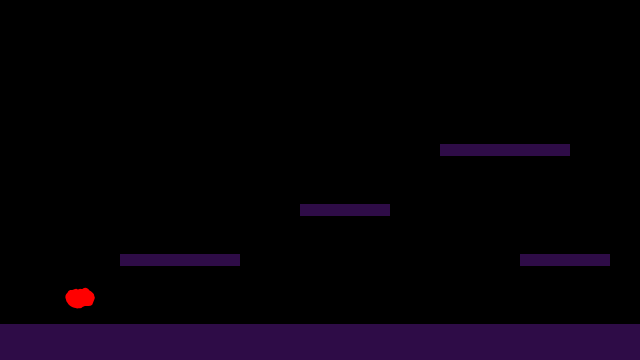
Frame 1 (no input)
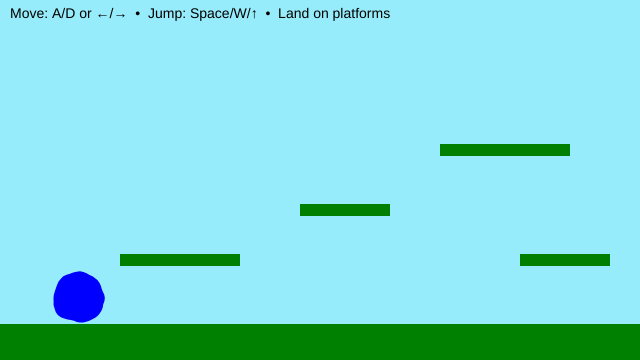
Frame 60 (no input)
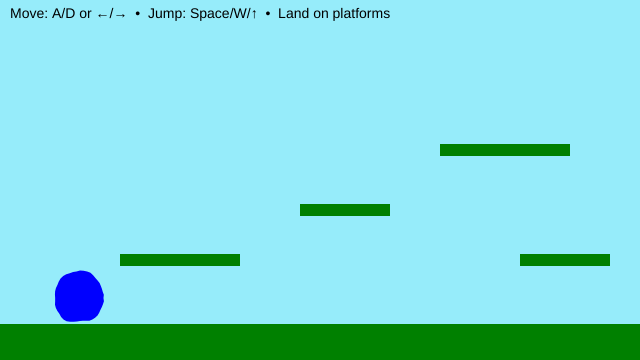
Frame 120 (the mouse pressed at the canvas centre since frame 60)

The p5.js sketch that drew these frames (run headless with seeded random() and noise() and a simulated clock; from frame 60 on, the mouse is pressed at the canvas centre):

// p5.js sketch
// ── sketch.js
// Y-position of the floor (ground level)
let floorY3;

// Player character (soft, animated blob)
let blob3 = {
  // Position (centre of the blob)
  x: 80,
  y: 0,

  // Visual properties
  r: 26, // Base radius
  points: 48, // Number of points used to draw the blob
  wobble: 7, // Edge deformation amount
  wobbleFreq: 0.9,

  // Time values for breathing animation
  t: 0,
  tSpeed: 0.01,

  // Physics: velocity
  vx: 0, // Horizontal velocity
  vy: 0, // Vertical velocity

  // Movement tuning
  accel: 0.55, // Horizontal acceleration
  maxRun: 4.0, // Maximum horizontal speed
  gravity: 0.65, // Downward force
  jumpV: -11.0, // Initial jump impulse

  // State
  onGround: false, // True when standing on a platform

  // Friction
  frictionAir: 0.995, // Light friction in air
  frictionGround: 0.88, // Stronger friction on ground
};

// List of solid platforms the blob can stand on
// Each platform is an axis-aligned rectangle (AABB)
let platforms = [];

function setup() {
  createCanvas(640, 360);

  // Define the floor height
  floorY3 = height - 36;

  noStroke();
  textFont("sans-serif");
  textSize(14);

  // Create platforms (floor + steps)
  platforms = [
    { x: 0, y: floorY3, w: width, h: height - floorY3 }, // floor
    { x: 120, y: floorY3 - 70, w: 120, h: 12 }, // low step
    { x: 300, y: floorY3 - 120, w: 90, h: 12 }, // mid step
    { x: 440, y: floorY3 - 180, w: 130, h: 12 }, // high step
    { x: 520, y: floorY3 - 70, w: 90, h: 12 }, // return ramp
  ];

  // Start the blob resting on the floor
  blob3.y = floorY3 - blob3.r - 1;
}

function draw() {
  if (blob3.onGround) {
    background(150, 236, 250); // background turns teal when blob is on ground
    fill("green"); // makes platform green
  } else {
    background("black"); // background turns black when blob is in air
    fill(46, 12, 71); // makes platform dark purple
  }

  // --- Draw all platforms ---
  for (const p of platforms) {
    rect(p.x, p.y, p.w, p.h);
  }

  // --- Input: left/right movement ---
  let move = 0;
  if (keyIsDown(65) || keyIsDown(LEFT_ARROW)) move -= 1; // A or ←
  if (keyIsDown(68) || keyIsDown(RIGHT_ARROW)) move += 1; // D or →
  blob3.vx += blob3.accel * move;

  // --- Apply friction and clamp speed ---
  blob3.vx *= blob3.onGround ? blob3.frictionGround : blob3.frictionAir;
  blob3.vx = constrain(blob3.vx, -blob3.maxRun, blob3.maxRun);

  // --- Apply gravity ---
  blob3.vy += blob3.gravity;

  // --- Collision representation ---
  // We collide using a rectangle (AABB),
  // even though the blob is drawn as a circle
  let box = {
    x: blob3.x - blob3.r,
    y: blob3.y - blob3.r,
    w: blob3.r * 2,
    h: blob3.r * 2,
  };

  // --- STEP 1: Move horizontally, then resolve X collisions ---
  box.x += blob3.vx;
  for (const s of platforms) {
    if (overlap(box, s)) {
      if (blob3.vx > 0) {
        // Moving right → hit the left side of a platform
        box.x = s.x - box.w;
      } else if (blob3.vx < 0) {
        // Moving left → hit the right side of a platform
        box.x = s.x + s.w;
      }
      blob3.vx = 0;
    }
  }

  // --- STEP 2: Move vertically, then resolve Y collisions ---
  box.y += blob3.vy;
  blob3.onGround = false;

  for (const s of platforms) {
    if (overlap(box, s)) {
      if (blob3.vy > 0) {
        // Falling → land on top of a platform
        box.y = s.y - box.h;
        blob3.vy = 0;
        blob3.onGround = true;
      } else if (blob3.vy < 0) {
        // Rising → hit the underside of a platform
        box.y = s.y + s.h;
        blob3.vy = 0;
      }
    }
  }

  // --- Convert collision box back to blob centre ---
  blob3.x = box.x + box.w / 2;
  blob3.y = box.y + box.h / 2;

  // Keep blob inside the canvas horizontally
  blob3.x = constrain(blob3.x, blob3.r, width - blob3.r);

  // --- Draw the animated blob ---
  blob3.t += blob3.tSpeed;
  drawBlobCircle(blob3);

  // --- HUD ---
  fill(0);
  text("Move: A/D or ←/→  •  Jump: Space/W/↑  •  Land on platforms", 10, 18);
}

// Axis-Aligned Bounding Box (AABB) overlap test
// Returns true if rectangles a and b intersect
function overlap(a, b) {
  return (
    a.x < b.x + b.w && a.x + a.w > b.x && a.y < b.y + b.h && a.y + a.h > b.y
  );
}

// Draws the blob using Perlin noise for a soft, breathing effect
function drawBlobCircle(b) {
  if (b.onGround) {
    fill("blue"); // blob stays blue when on the ground
    blob3.r = 26;
  } else {
    fill("red"); // turns blob red in air
    blob3.r = 12; // changes blob size in air
  }
  beginShape();

  for (let i = 0; i < b.points; i++) {
    const a = (i / b.points) * TAU;

    // Noise-based radius offset
    const n = noise(
      cos(a) * b.wobbleFreq + 100,
      sin(a) * b.wobbleFreq + 100,
      b.t,
    );

    const r = b.r + map(n, 0, 1, -b.wobble, b.wobble);

    vertex(b.x + cos(a) * r, b.y + sin(a) * r);
  }

  endShape(CLOSE);
}

// Jump input (only allowed when grounded)
function keyPressed() {
  if (
    (key === " " || key === "W" || key === "w" || keyCode === UP_ARROW) &&
    blob3.onGround
  ) {
    blob3.vy = blob3.jumpV;
    blob3.onGround = false;
  }
}

/* In-class tweaks for experimentation:
   • Add a new platform:
     platforms.push({ x: 220, y: floorY3 - 150, w: 80, h: 12 });

   • “Ice” feel → frictionGround = 0.95
   • “Sand” feel → frictionGround = 0.80
*/
